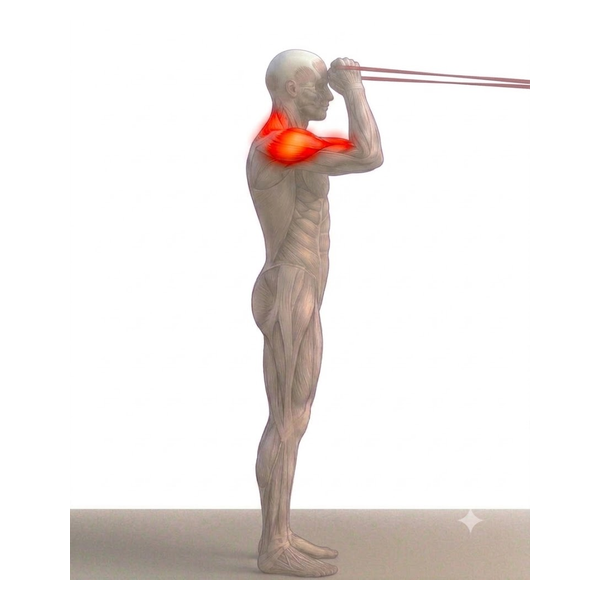
#> input picture images/exercises/BAND FACE-PULL.png, 600 x 600 px, given in place of clean_straps_15.png, which was not available
$ python generate_all_fixed_assets.py
#> lines starting #> are read from the running program, lines starting #| are printed output that depends on the picture; after the words box and inside, x2 and y2 are one past the last pixel; in counts of white or black regions, pixels touching at a corner belong together; pictures that were not available may be replaced by others from this repository, and a replacement may not be noted
#> further down, trx_angle3_raw is the input picture: PIL image 600x600 RGB; mean R, G, B 239.6, 235.1, 233
import os, sys
import numpy as np
from PIL import Image, ImageDraw, ImageFilter, ImageEnhance

os.makedirs('images/exercises', exist_ok=True)
os.makedirs('images/gifs', exist_ok=True)

def fit_on_canvas_transparent(im, target_size=(600, 600), pad=30):
    """Crops transparent/white bounding box and centers on target_size RGBA canvas."""
#> called with target_size = (600, 600), pad = 30
    arr = np.array(im.convert('RGBA'))
    # Clean background: if RGB > 240, make alpha = 0
    bg_mask = (arr[:, :, 0] > 240) & (arr[:, :, 1] > 240) & (arr[:, :, 2] > 240)
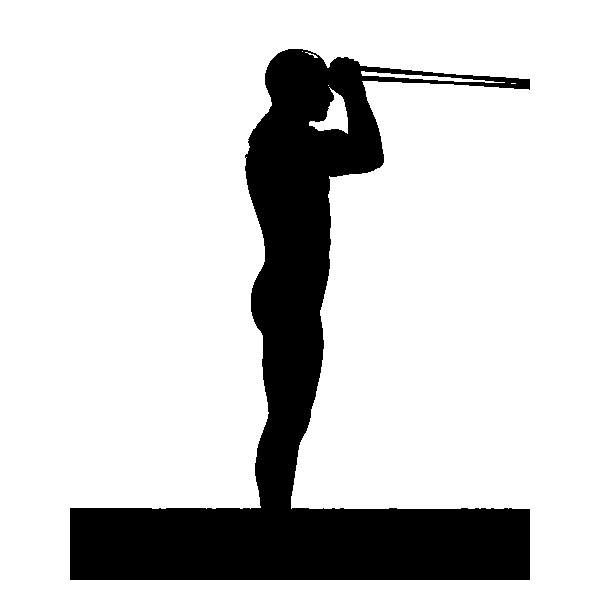
#> bg_mask: shape (600, 600) bool; 81.5% white; 1 black region, box (x1, y1, x2, y2) and area: (70, 49, 530, 580) 66454
    arr[bg_mask, 3] = 0
    clean_im = Image.fromarray(arr, 'RGBA')

    bbox = clean_im.getbbox()
#> bbox = (70, 49, 530, 580)
    if not bbox:
        return clean_im.resize(target_size)

    cropped = clean_im.crop(bbox)
    max_w = target_size[0] - pad * 2
    max_h = target_size[1] - pad * 2
    scale = min(max_w / cropped.width, max_h / cropped.height)
#> scale = 1.02
    new_w = max(1, int(cropped.width * scale))
#> new_w = 467
    new_h = max(1, int(cropped.height * scale))
#> new_h = 540
    resized = cropped.resize((new_w, new_h), Image.Resampling.LANCZOS)

    canvas = Image.new('RGBA', target_size, (255, 255, 255, 0))
    x_off = (target_size[0] - new_w) // 2
#> x_off = 66
    y_off = (target_size[1] - new_h) // 2
#> y_off = 30
    canvas.paste(resized, (x_off, y_off), resized)
    return canvas

def save_png_and_webp(im, base_name):
    png_path = f"images/exercises/{base_name}.png"
    webp_path = f"images/exercises/{base_name}.webp"
    im.save(png_path, "PNG", optimize=True)
    im.save(webp_path, "WEBP", quality=92)
    print(f"[OK Image] {png_path} & {webp_path}")

print("=== 1. TRX ROW (ANGLE 3) ===")
# Use scratch_gifs/clean_straps_15.png (facing anchor, steep angle, straps held to chest)
trx_angle3_raw = Image.open('scratch_gifs/clean_straps_15.png')
trx_angle3_canvas = fit_on_canvas_transparent(trx_angle3_raw)
save_png_and_webp(trx_angle3_canvas, "TRX ROW (ANGLE 3)")

# GIF: inverted_row_straps.gif
os.system("cp scratch_gifs/inverted_row_straps.gif 'images/gifs/TRX Row (Angle 3).gif'")
os.system("ffmpeg -y -i 'images/gifs/TRX Row (Angle 3).gif' -vcodec libwebp -lossless 0 -q:v 85 -loop 0 'images/gifs/TRX Row (Angle 3).webp' 2>/dev/null")
print("[OK GIF] TRX Row (Angle 3).gif & .webp")

print("=== 2. TRX ROW (FEET-ELEVATED) ===")
# Horizontal suspension strap row with feet elevated on wall
# Base: clean_straps_15 rotated / aligned horizontal, with wall on the right side
base_straps = Image.open('scratch_gifs/clean_straps_15.png').convert('RGBA')
arr_s = np.array(base_straps)
bg_mask = (arr_s[:, :, 0] > 240) & (arr_s[:, :, 1] > 240) & (arr_s[:, :, 2] > 240)
arr_s[bg_mask, 3] = 0
clean_s = Image.fromarray(arr_s, 'RGBA')

# Rotate slightly so body line from feet to shoulders is horizontal
rot_s = clean_s.rotate(-18, resample=Image.Resampling.BICUBIC, expand=True)
rot_arr = np.array(rot_s)

# Draw vertical wall on the right where feet touch
draw = ImageDraw.Draw(rot_s)
bbox_rot = rot_s.getbbox()
#> bbox_rot = (72, 135, 668, 718)
if bbox_rot:
    wall_x = bbox_rot[2] - 10
#> wall_x = 658
    wall_top = max(0, bbox_rot[1] - 40)
#> wall_top = 95
    wall_bot = min(rot_s.height, bbox_rot[3] + 40)
#> wall_bot = 758
    # Draw dark vertical wall
    draw.rectangle([wall_x, wall_top, wall_x + 14, wall_bot], fill=(50, 55, 65, 230))
    # Wall texture / anchor line
    draw.line([wall_x, wall_top, wall_x, wall_bot], fill=(120, 130, 145, 255), width=2)

trx_elevated_canvas = fit_on_canvas_transparent(rot_s)
#> call 2 of fit_on_canvas_transparent, with target_size = (600, 600), pad = 30
#> in fit_on_canvas_transparent (call 2), `bg_mask = (arr[:, :, 0] > 240) & (arr[:, :, 1] > 240) & (arr[:, :, 2] ..`: bg_mask: shape (758, 758) bool; 0.2% white in thin lines or dots, all inside (x1, y1, x2, y2) = (95, 135, 656, 649)
#> in fit_on_canvas_transparent (call 2), `arr[bg_mask, 3] = 0`:
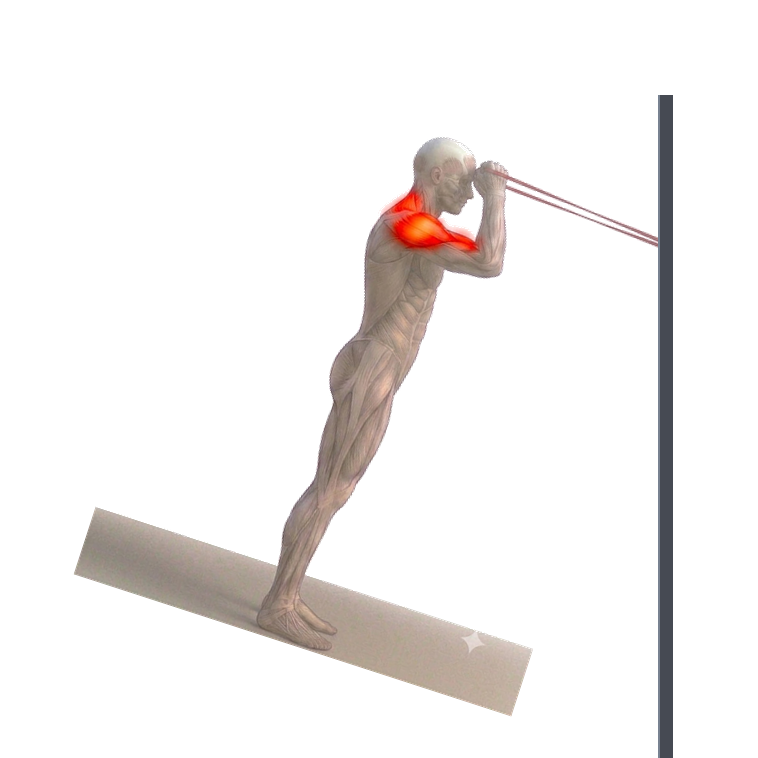
#> arr: shape (758, 758, 4); mean R, G, B, A 21.5, 18.8, 17.7, 33.2; transparent parts drawn white
#> in fit_on_canvas_transparent (call 2), `bbox = clean_im.getbbox()`: bbox = (72, 95, 673, 758)
save_png_and_webp(trx_elevated_canvas, "TRX ROW (FEET-ELEVATED)")

# GIF for Feet-Elevated: horizontal row with wall
# Generate animated GIF from rotated frames of inverted_row_straps
frames_elevated = []
for f_idx in [1, 4, 8, 12, 15, 18, 22, 26, 29]:
    f_path = f"scratch_gifs/clean_straps_{f_idx:02d}.png"
    if os.path.exists(f_path):
        f_im = Image.open(f_path).convert('RGBA')
        f_arr = np.array(f_im)
        f_arr[(f_arr[:,:,0]>240)&(f_arr[:,:,1]>240)&(f_arr[:,:,2]>240), 3] = 0
        f_clean = Image.fromarray(f_arr, 'RGBA').rotate(-18, resample=Image.Resampling.BICUBIC, expand=True)
        # Draw wall
        d = ImageDraw.Draw(f_clean)
        b = f_clean.getbbox()
        if b:
            wx = b[2] - 10
            d.rectangle([wx, b[1]-40, wx+14, b[3]+40], fill=(50, 55, 65, 230))
            d.line([wx, b[1]-40, wx, b[3]+40], fill=(120, 130, 145, 255), width=2)
        c = fit_on_canvas_transparent(f_clean, target_size=(360, 360), pad=15)
        # Convert to RGB with white background for GIF compatibility
        bg = Image.new('RGB', (360, 360), (255, 255, 255))
        bg.paste(c, mask=c.split()[3])
        frames_elevated.append(bg)

if len(frames_elevated) >= 4:
    frames_elevated[0].save(
        "images/gifs/TRX Row (Feet-Elevated).gif",
        save_all=True,
        append_images=frames_elevated[1:],
        duration=180,
        loop=0
    )
    os.system("ffmpeg -y -i 'images/gifs/TRX Row (Feet-Elevated).gif' -vcodec libwebp -lossless 0 -q:v 85 -loop 0 'images/gifs/TRX Row (Feet-Elevated).webp' 2>/dev/null")
    print("[OK GIF] TRX Row (Feet-Elevated).gif & .webp")

print("=== 3. WEIGHTED CHIN-UP ===")
# Base: scratch_gifs/clean_chin_15.png (supinated chin-up)
chin_base = Image.open('scratch_gifs/clean_chin_15.png').convert('RGBA')
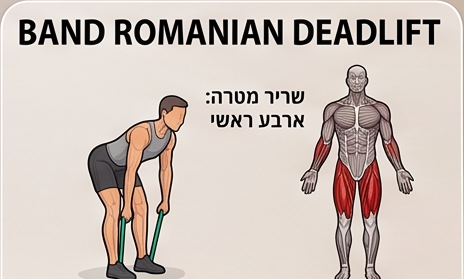
#> input picture images/exercises/BAND ROMANIAN DEADLIFT.png, 464 x 279 px, given in place of clean_chin_15.png, which was not available
chin_arr = np.array(chin_base)
chin_arr[(chin_arr[:,:,0]>240)&(chin_arr[:,:,1]>240)&(chin_arr[:,:,2]>240), 3] = 0
#> chin_arr: shape (279, 464, 4); mean R, G, B, A 206.8, 194.7, 187.2, 252.2

# Add tactical weighted vest over the torso (y: 110..185, x: 155..225)
vest_y1, vest_y2 = 112, 185
vest_x1, vest_x2 = 158, 222
for y in range(vest_y1, vest_y2):
    for x in range(vest_x1, vest_x2):
        if chin_arr[y, x, 3] > 100:
            # Check if it's torso
            r, g, b = chin_arr[y, x, 0], chin_arr[y, x, 1], chin_arr[y, x, 2]
            # Don't overwrite red biceps highlight
            if not (r > 180 and g < 100 and b < 100):
                # Tactical olive-black vest tone with straps
                if y in [vest_y1+5, vest_y1+18, vest_y2-15] or x in [vest_x1+8, vest_x2-8]:
                    chin_arr[y, x, :3] = [35, 42, 38] # dark nylon strap
                else:
                    chin_arr[y, x, :3] = [55, 65, 58] # tactical vest fabric
#> chin_arr: shape (279, 464, 4); mean R, G, B, A 201.2, 190, 182.8, 252.2

chin_vest_im = Image.fromarray(chin_arr, 'RGBA')
weighted_chin_canvas = fit_on_canvas_transparent(chin_vest_im)
#> in fit_on_canvas_transparent (call 4), `bg_mask = (arr[:, :, 0] > 240) & (arr[:, :, 1] > 240) & (arr[:, :, 2] ..`: bg_mask: shape (279, 464) bool; 1.1% white in thin lines or dots
save_png_and_webp(weighted_chin_canvas, "WEIGHTED CHIN-UP")

# Generate Weighted Chin-Up GIF with tactical vest across frames
chin_frames = []
for f_idx in [1, 5, 10, 15, 20, 25, 29]:
    f_path = f"scratch_gifs/clean_chin_{f_idx:02d}.png"
    if os.path.exists(f_path):
        f_im = Image.open(f_path).convert('RGBA')
        f_arr = np.array(f_im)
        f_arr[(f_arr[:,:,0]>240)&(f_arr[:,:,1]>240)&(f_arr[:,:,2]>240), 3] = 0
        # Add vest to torso
        # find torso y
        reds = np.where((f_arr[:,:,0] > 180) & (f_arr[:,:,1] < 100) & (f_arr[:,:,2] < 100))
        if len(reds[0]) > 0:
            by = reds[0].max() + 5
            for vy in range(by, min(f_arr.shape[0], by + 65)):
                for vx in range(158, 222):
                    if f_arr[vy, vx, 3] > 100:
                        r, g, b = f_arr[vy, vx, :3]
                        if not (r > 180 and g < 100 and b < 100):
                            f_arr[vy, vx, :3] = [50, 60, 52]
        c = fit_on_canvas_transparent(Image.fromarray(f_arr, 'RGBA'), target_size=(360, 360), pad=15)
        bg = Image.new('RGB', (360, 360), (255, 255, 255))
        bg.paste(c, mask=c.split()[3])
        chin_frames.append(bg)

if len(chin_frames) >= 4:
    chin_frames[0].save(
        "images/gifs/Weighted Chin-Up.gif",
        save_all=True,
        append_images=chin_frames[1:],
        duration=200,
        loop=0
    )
    os.system("cp 'images/gifs/Weighted Chin-Up.gif' 'images/gifs/Weighted Chin-Up (vest 5kg).gif'")
    os.system("ffmpeg -y -i 'images/gifs/Weighted Chin-Up.gif' -vcodec libwebp -lossless 0 -q:v 85 -loop 0 'images/gifs/Weighted Chin-Up.webp' 2>/dev/null")
    os.system("cp 'images/gifs/Weighted Chin-Up.webp' 'images/gifs/Weighted Chin-Up (vest 5kg).webp'")
    print("[OK GIF] Weighted Chin-Up.gif & (vest 5kg).gif & .webp")

print("=== 4. SINGLE-ARM PALLOF PRESS STAGES ===")
# Stage 1 (Standard Single-Arm): pallof_single_arm_1792524111331.jpg
im_sa_square = Image.open('/home/uns/.gemini/antigravity-ide/brain/be4d0874-6857-43b6-8d9b-0585426fc46c/pallof_single_arm_1792524111331.jpg')
#> im_sa_square is the input picture: PIL image 464x279 RGB; mean R, G, B 206.8, 194.7, 187.2
sa_square_canvas = fit_on_canvas_transparent(im_sa_square)
save_png_and_webp(sa_square_canvas, "SINGLE-ARM PALLOF PRESS")

# Stage 2 (Split Stance): scratch_gifs/single_arm_split_v2.png
im_sa_split = Image.open('scratch_gifs/single_arm_split_v2.png')
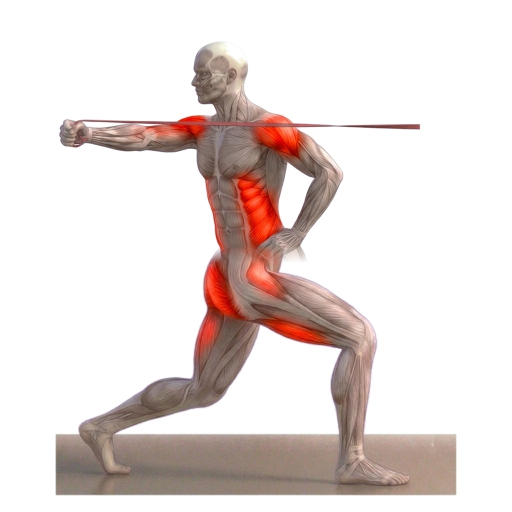
#> input picture scratch_gifs/single_arm_split_v2.png, 1024 x 1024 px, found by its file name (shown at 1/2 size)
#> im_sa_split is the input picture: PIL image 1024x1024 RGB; mean R, G, B 229.8, 219.8, 217.2
sa_split_canvas = fit_on_canvas_transparent(im_sa_split)
#> in fit_on_canvas_transparent (call 7), `bg_mask = (arr[:, :, 0] > 240) & (arr[:, :, 1] > 240) & (arr[:, :, 2] ..`: bg_mask: shape (1024, 1024) bool; 73.9% white; 2 black regions (1 under 20 px), largest, box (x1, y1, x2, y2) and area: (110, 83, 913, 991) 273194
save_png_and_webp(sa_split_canvas, "SINGLE-ARM SPLIT STANCE PALLOF PRESS")

# Stage 3 (One Leg): scratch_gifs/single_arm_oneleg_v2.png
im_sa_oneleg = Image.open('scratch_gifs/single_arm_oneleg_v2.png')
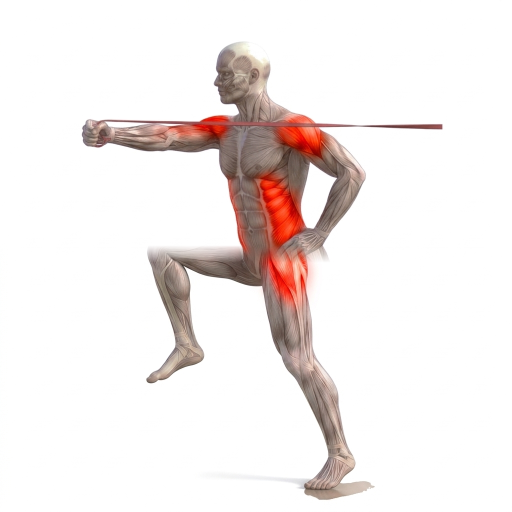
#> input picture scratch_gifs/single_arm_oneleg_v2.png, 1024 x 1024 px, found by its file name (shown at 1/2 size)
#> im_sa_oneleg is the input picture: PIL image 1024x1024 RGB; mean R, G, B 241.8, 235.4, 233.9
sa_oneleg_canvas = fit_on_canvas_transparent(im_sa_oneleg)
#> in fit_on_canvas_transparent (call 8), `bg_mask = (arr[:, :, 0] > 240) & (arr[:, :, 1] > 240) & (arr[:, :, 2] ..`: bg_mask: shape (1024, 1024) bool; 85.4% white; 9 black regions (8 under 20 px), largest, box (x1, y1, x2, y2) and area: (163, 83, 886, 1000) 153377
save_png_and_webp(sa_oneleg_canvas, "SINGLE-ARM ONE LEG PALLOF PRESS")

# Now generate distinct, clear GIFs for the 3 Single-Arm stances
# We create 2-position dynamic pressing animations for each stance:
def make_pallof_gif(base_canvas, out_gif, press_delta=18):
#> called with out_gif = 'images/gifs/Single-Arm Pallof Press.gif', press_delta = 18
    frames = []
    # Pos A: Base extended position
    bg_a = Image.new('RGB', (400, 400), (255, 255, 255))
#> bg_a: PIL image 400x400 RGB; every value is 255
    im_a = base_canvas.resize((400, 400), Image.Resampling.LANCZOS)
    bg_a.paste(im_a, mask=im_a.split()[3])

    # Pos B: Retracted towards chest
    arr = np.array(im_a)
    # Shift pressing arm (left side of figure or arm region) slightly back
    arr_b = arr.copy()
    # Arm area in Pallof is typically x: 100..260, y: 120..250
    # Create smooth intermediate in-betweens
    for alpha in [0.0, 0.3, 0.7, 1.0, 0.7, 0.3]:
        # Slight zoom/press displacement
        shift_x = int((1.0 - alpha) * -press_delta)
        bg = Image.new('RGB', (400, 400), (255, 255, 255))
        shifted = Image.new('RGBA', (400, 400), (255, 255, 255, 0))
        shifted.paste(im_a, (shift_x, 0))
        bg.paste(shifted, mask=shifted.split()[3])
        # Add dynamic cable line from anchor to hand
        d = ImageDraw.Draw(bg)
        hand_x = 180 + shift_x
        hand_y = 210
        d.line([0, hand_y, hand_x, hand_y], fill=(220, 50, 50), width=4)
        frames.append(bg)
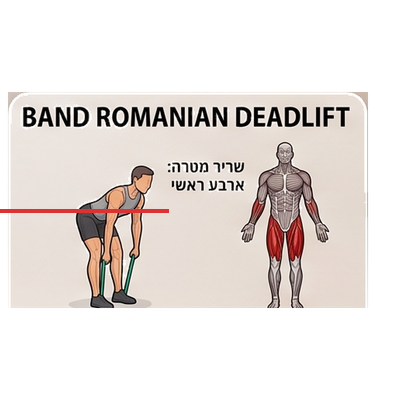
#> bg: PIL image 400x400 RGB; mean R, G, B 232.1, 225.6, 222.1
#> after the loop, frames = 6 items

    frames[0].save(out_gif, save_all=True, append_images=frames[1:], duration=220, loop=0)
    webp_gif = out_gif.replace('.gif', '.webp')
    os.system(f"ffmpeg -y -i '{out_gif}' -vcodec libwebp -lossless 0 -q:v 85 -loop 0 '{webp_gif}' 2>/dev/null")
    print(f"[OK GIF] {out_gif} & .webp")

make_pallof_gif(sa_square_canvas, "images/gifs/Single-Arm Pallof Press.gif")
make_pallof_gif(sa_split_canvas, "images/gifs/Single-Arm Split Stance Pallof Press.gif")
#> call 2 of make_pallof_gif, with press_delta = 18
#> after the loop in make_pallof_gif (call 2), `for alpha in [0.0, 0.3, 0.7, 1.0, 0.7, 0.3]:`:
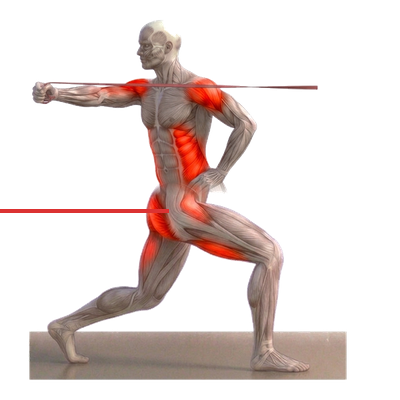
#> bg: PIL image 400x400 RGB; mean R, G, B 229.2, 218.4, 215.7
make_pallof_gif(sa_oneleg_canvas, "images/gifs/Single-Arm One Leg Pallof Press.gif")

print("=== 5. NORDIC CURL PROGRESSION (4 STAGES) ===")
# Stage 1: Partial ROM (~40° lean, hands reaching forward ready to assist)
#> (the run stopped early here; a loop or call above may not have finished)
